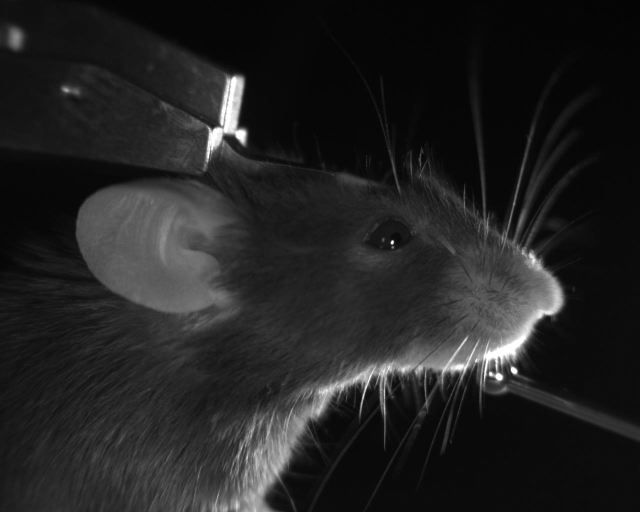
#> input picture 20200121_mouseFacialExpr_v1/20200121_mouseFacialExpr_v1/protoFaces_1/neutral/neutral (104).jpg, 1280 x 1024 px (shown at 1/2 size); its folder holds 4 pictures in this run
$ jupyter execute --allow-errors 20200121_mouseFacialExpr_v1.ipynb
#> lines starting #> are read from the running program, lines starting #| are printed output that depends on the picture
[cell 1]
##########
###20200121 Nejc Nate Dolensek, Nadine Gogolla - Gogolla Lab, Max-Planck-Institute of Neurobiology - Mouse Facial Expression Analysis v1
##########

[cell 2]
import pandas as pd
import seaborn as sns
import numpy as np
import matplotlib.pyplot as plt
from skimage import io
from skimage.feature import hog
from joblib import Parallel, delayed
import cv2
import glob

[cell 3]
###example image - full frame

import matplotlib.image as mpimg
#> (the rest of this cell did not finish here and is left out)

[cell 4]
###Importing example data


#folder paths - adjust after saving
neutralFolder = "E:/20200121_mouseFacialExpr_v1/protoFaces_1/neutral/*.jpg"
painFolder = "E:/20200121_mouseFacialExpr_v1/protoFaces_1/pain/*.jpg"


#import crop coordinates
import pickle
with open("E:/20200121_mouseFacialExpr_v1/proto_cropCoords/proto_cropCoords.pkl", 'rb') as f:
#> (reads 20200121_mouseFacialExpr_v1/20200121_mouseFacialExpr_v1/proto_cropCoords/proto_cropCoords.pkl from the repository)
     proto_cropCoords = pickle.load(f)


#import prototypical faces
pickleDirPath = "E:/20200121_mouseFacialExpr_v1/protoFaces/"
from os import listdir
#> (the rest of this cell did not finish here and is left out)

[cell 5]
###example image - cropped

r = proto_cropCoords
#> (the rest of this cell did not finish here and is left out)

[cell 6]
###Preprocessing


#manually select the area containing the head of the mouse,
#which will save the coordinates into a variable, to be used later.

# [15 lines left out: function findCropCoords, not called in this run]

#replace the filepath below and uncomment for own use. In all following examples a set of preselected coordinated will be used
#(imported in the cell above as proto_cropCoords)
#coords_1 = findCropCoords("D:/folder1/folder2/folder3/*.jpg")

[cell 7]
###Data loading and preprocessing
#the imagesToHogsCellCrop() function will take all image files in a given folder,
#crop the area as given in the cropCoords (use findCropCoords())
#and convert them into their HOG (histogram of oriented gradients) descriptors.
#pixels_per_cell argument defines the sliding window size for HOG creation.
# n_jobs argument defines number of threads used

def imagesToHogsCellCrop(imgFolderAndFileType, pixelsPerCell, cropCoords = []):
#> called with pixelsPerCell = 32, cropCoords = (89, 264, 1144, 586)
    from skimage import io
    from skimage.feature import hog
    from joblib import Parallel, delayed

    coll = io.ImageCollection(imgFolderAndFileType)
#> coll = []

    if cropCoords == []:
        cropCoords = findCropCoords(imgFolderAndFileType)

    r = cropCoords

    kwargs = dict(orientations=8, pixels_per_cell=(pixelsPerCell, pixelsPerCell), cells_per_block=(1, 1), transform_sqrt=True)
    return Parallel(n_jobs=32)(delayed(hog)(image[int(r[1]):int(r[1]+r[3]), int(r[0]):int(r[0]+r[2])], **kwargs) for image in coll)


#replace the filepath below for own use
sh_200uA_32 = imagesToHogsCellCrop("E:/20200121_mouseFacialExpr_v1/sh200_32/*.jpg", 32, cropCoords = proto_cropCoords)
#> sh_200uA_32 = []
sh_200uA_32 = pd.DataFrame(data = sh_200uA_32)
#> sh_200uA_32 = table of 0 rows and 0 columns

#> (a cell that did not finish here is left out)

#> (a cell that did not finish here is left out)

#> (a cell that did not finish here is left out)

[cell 11]
#post-hoc labelling the frames based on their temporal origin (gray = before each stimulus, red = during each stimulus) reveals 2 clusters
#after post-hoc labelling the frames based on their temporal origin (gray = before each stimulus, red = during each stimulus)
colorVec1 = (["lightgray"] * 120 + ["firebrick"] * 60) * 3
#> (the rest of this cell did not finish here and is left out)

[cell 12]
### Dimensionality reduction / clustering - tSNE and PCA


from sklearn.manifold import TSNE
from sklearn.decomposition import PCA

#prepare colors for post-hoc coloring of points in the scatter plot
col_colors1 = 300 * ["grey"] + 300 * ["dark magenta"] + 300 * ["emerald green"] + 120 * ["golden rod"] + 300 * ["tomato"] + 300 * ["marine blue"] + 300 * ["medium blue"]
col_list_palette_pca = sns.xkcd_palette(col_colors1)

#tSNE_allEmotions variable contains a set of HOGs from a single animal experiencing varius stimuli/emotions.

#t-SNE reduces dimensions of each HOG to 2, which are plotted on a scatter plot and post-hoc
#colored based on the stimulus presented.
#Before running the t-SNE algorithm, number of dimensions are reduced to 100 using principal component analysis.
#gray = baseline, purple = bitter, green = sweet, gold/yellow = malaise, red = pain, dark blue = passive fear, light blue = active fear
pca2 = PCA(n_components=100)
#> (the rest of this cell did not finish here and is left out)

[cell 13]
###Create neutral prototypical face

protoAll_neutral = imagesToHogsCellCrop(neutralFolder, 32, cropCoords = proto_cropCoords)
#> call 2 of imagesToHogsCellCrop, with pixelsPerCell = 32, cropCoords = (89, 264, 1144, 586)
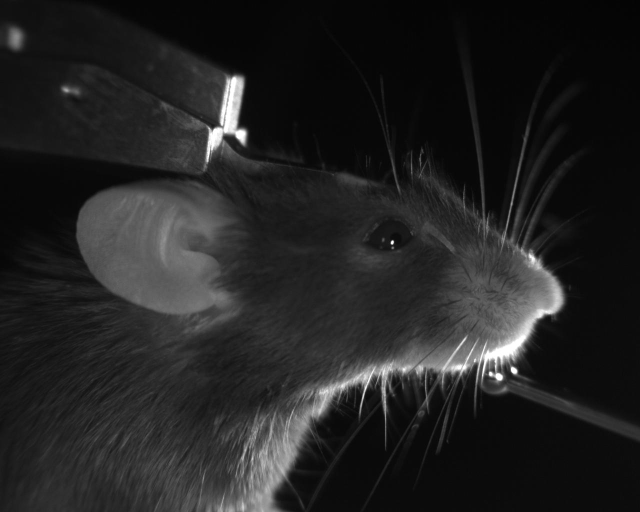
#> input picture 20200121_mouseFacialExpr_v1/20200121_mouseFacialExpr_v1/protoFaces_1/neutral/neutral (106).jpg, 1280 x 1024 px (shown at 1/2 size)
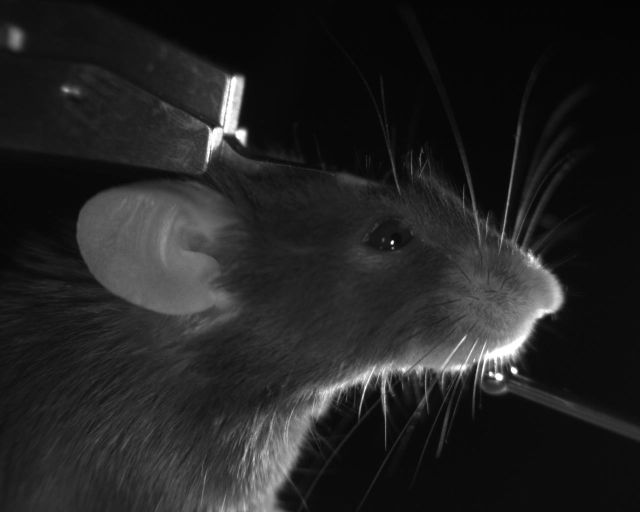
#> input picture 20200121_mouseFacialExpr_v1/20200121_mouseFacialExpr_v1/protoFaces_1/neutral/neutral (107).jpg, 1280 x 1024 px (shown at 1/2 size)
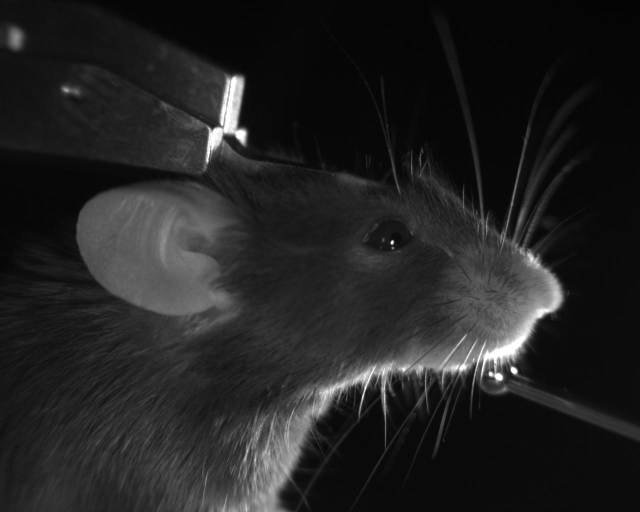
#> input picture 20200121_mouseFacialExpr_v1/20200121_mouseFacialExpr_v1/protoFaces_1/neutral/neutral (108).jpg, 1280 x 1024 px (shown at 1/2 size)
#> in imagesToHogsCellCrop (call 2), `coll = io.ImageCollection(imgFolderAndFileType)`: coll = 4 items
#> protoAll_neutral = 4 items
protoAll_neutral = pd.DataFrame(data = protoAll_neutral)
#> protoAll_neutral = table of 4 rows and 5040 columns
proto_neutral = protoAll_neutral.mean(axis = 0)

[cell 14]
###functions which will be useful in the next steps of analysis

# [88 lines left out: function findAlignParams, not called in this run]


def findAlignParamsFolder(imageFolder, offset_imageFolder):
    ### this function will attempt to find optimal alignment parameters for a pair of FOLDERS by employing
    ### cross-correlation measurement in the fourier space
    import numpy as np
    import matplotlib.pyplot as plt
    import pandas as pd
    import cv2
    import glob

    from skimage.feature import register_translation
    from scipy.ndimage import fourier_shift


    image = cv2.imread(glob.glob(imageFolder)[1],0)
    offset_image = cv2.imread(glob.glob(offset_imageFolder)[1],0)

    # first rought XY alignment
    shift1, error1, diffphase1 = register_translation(image, offset_image)

    # apply correction
    offset_image2 = fourier_shift(np.fft.fftn(offset_image), shift1)
    offset_image2 = np.fft.ifftn(offset_image2)
    offset_image2 = np.array(offset_image2.real)
    offset_image2 = offset_image2.astype("uint8")

    # get image height, width
    (h, w) = image.shape[:2]
    # calculate the center of the image
    center = (w / 2, h / 2)
    scale = 1.0

    # find rotational alignment
    rotAngle1 = []
    rotError1 = []
    for i in range(-45,45):
        M = cv2.getRotationMatrix2D(center, i, 1)
        rotated_i = cv2.warpAffine(offset_image2, M, (w, h))

        shiftRot1, errorRot1, diffphaseRot1 = register_translation(image, rotated_i)

        rotAngle1.append(i)
        rotError1.append(errorRot1)

    # detect angle with the lowest error
    rot1_df = [rotAngle1, rotError1]
    rot1_df = pd.DataFrame(rot1_df)
    rot1_df = rot1_df.T
    minErrRowRot1 = rot1_df[1].idxmin()
    minErrAngleRot1 = rot1_df[0][minErrRowRot1]

    # apply rotational correction
    M = cv2.getRotationMatrix2D(center, minErrAngleRot1, 1)
    rotated1 = cv2.warpAffine(offset_image2, M, (w, h))


    # check for XY alignment again
    shift2, error2, diffphase2 = register_translation(image, rotated1)

    # apply XY correction again
    offset_image3 = fourier_shift(np.fft.fftn(rotated1), shift2)
    offset_image3 = np.fft.ifftn(offset_image3)
    offset_image3 = np.array(offset_image3.real)
    offset_image3 = offset_image3.astype("uint8")


    # check for scale alignment
    scale1 = []
    scaleError1 = []
    for i in np.arange(0.0, 2.0, 0.01):
        M = cv2.getRotationMatrix2D(center, 0, i)
        rescaled_i = cv2.warpAffine(offset_image3, M, (w, h))

        shiftScale1, errorScale1, diffphaseScale1 = register_translation(image, rescaled_i)

        scale1.append(i)
        scaleError1.append(errorScale1)

    scale1_df = [scale1, scaleError1]
    scale1_df = pd.DataFrame(scale1_df)
    scale1_df = scale1_df.T
    minErrRowScale1 = scale1_df[1].idxmin()
    minErrScale1 = scale1_df[0][minErrRowScale1]

    M = cv2.getRotationMatrix2D(center, 0, minErrScale1)
    scaledImg1 = cv2.warpAffine(offset_image3, M, (w, h))


    return shift1, minErrAngleRot1, shift2, minErrScale1


# [54 lines left out: functions alignFunc1, imagesToHogsCellCropAlign, not called in this run]


def imagesToHogsCellCropAlignFolder(imageFolder, offset_imageFolder, pixelsPerCell, cropCoords):
    from skimage import io
    from skimage.feature import hog
    from joblib import Parallel, delayed
    #import cv2
    #import glob


    shift1, minErrAngleRot1, shift2, minErrScale1 = findAlignParamsFolder(imageFolder, offset_imageFolder)

    #image = cv2.imread(glob.glob(imageFolder)[1],0)
    #offset_image = cv2.imread(glob.glob(offset_imageFolder)[1],0)

    coll = io.ImageCollection(offset_imageFolder)


    if cropCoords == []:
        cropCoords = findCropCoords(offset_imageFolder)

    r = cropCoords

    tempAlignedIms = Parallel(n_jobs=60)(delayed(alignFunc1)(image, shift1, minErrAngleRot1, shift2, minErrScale1) for image in coll)

    kwargs = dict(orientations=8, pixels_per_cell=(pixelsPerCell, pixelsPerCell), cells_per_block=(1, 1), transform_sqrt=True)
    return Parallel(n_jobs=60)(delayed(hog)(image[int(r[1]):int(r[1]+r[3]), int(r[0]):int(r[0]+r[2])], **kwargs) for image in tempAlignedIms)


# [41 lines left out: functions imagesToHogsCellCrop, visAlign, not called in this run]


def visAlignFolder(imageFolder, offset_imageFolder):
    ### this function will compare how aligned 2 datasets were before and after alignment and takes folders as input
    ### if alignment has resulted in an improvement, imagesToHogsCellCropAlignFolder() is the recommended follow-up
    ### if it has not or the difference is small, imagesToHogsCellCrop() is the recommended follow-up since
    ### imagesToHogsCellCropAlignFolder() results in a heavy perforance penalty for descriptor creation
    import numpy as np
    import matplotlib.pyplot as plt
    import cv2
    import glob

    image = cv2.imread(glob.glob(imageFolder)[1],0)
#> image is the input picture: shape (1024, 1280); min 2, max 255, mean 34.5
    offset_image = cv2.imread(glob.glob(offset_imageFolder)[1],0)

    shift1, minErrAngleRot1, shift2, minErrScale1 = findAlignParams(image, offset_image)

    a2_1 = np.dstack((image, offset_image, np.zeros(image.shape).astype("uint8")))
    a2_2 = np.dstack((image, alignFunc1(offset_image, shift1, minErrAngleRot1, shift2, minErrScale1), np.zeros(image.shape).astype("uint8")))

    f, (ax1, ax2) = plt.subplots(ncols = 2, nrows = 1)
    ax1.imshow(a2_1)
    ax2.imshow(a2_2)
    ax1.axis('off')
    ax1.set_title("original")
    ax2.axis('off')
    ax2.set_title("aligned")

#> (a cell that did not finish here is left out)

#> (a cell that did not finish here is left out)
